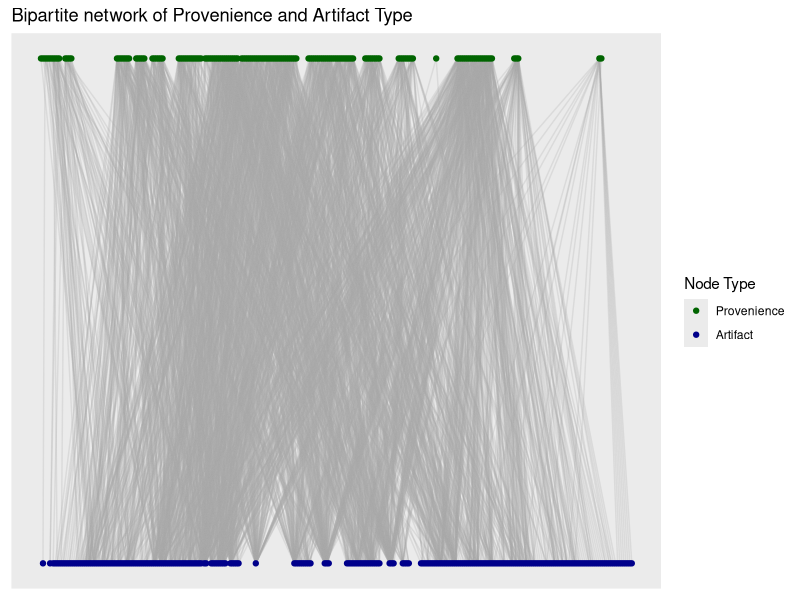
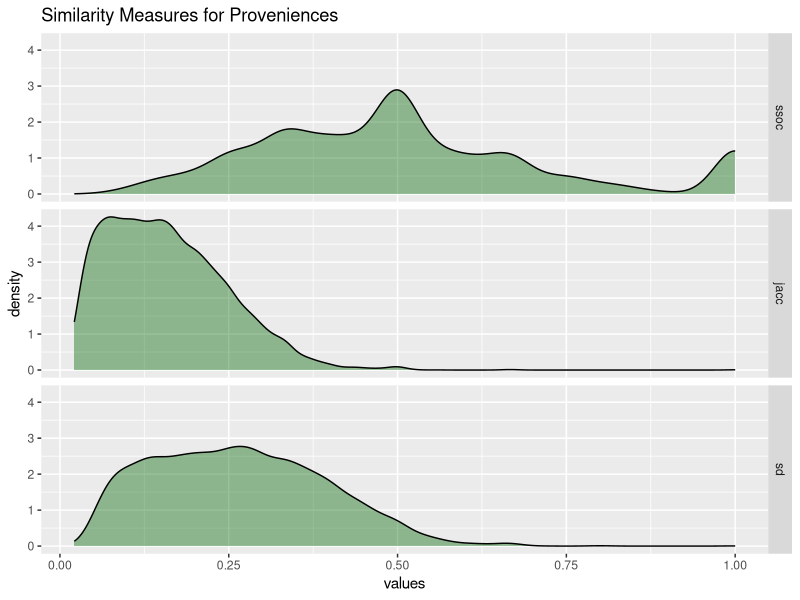
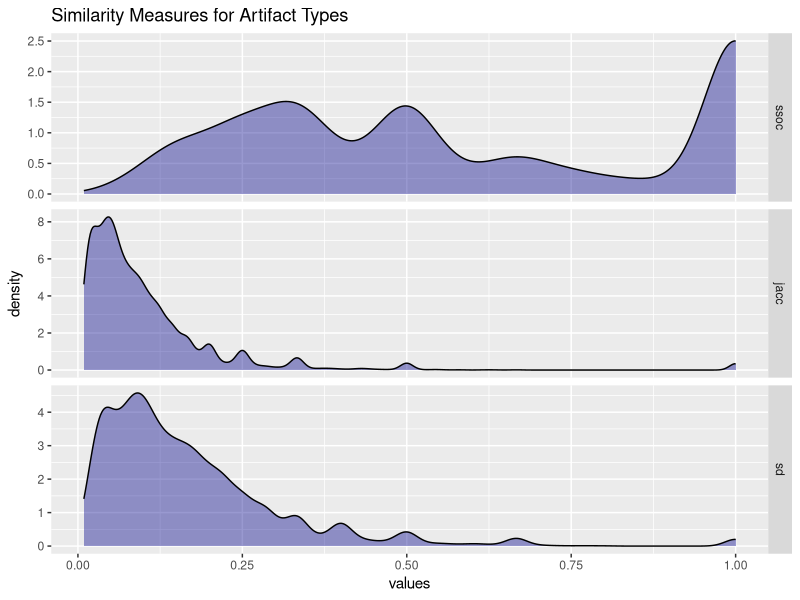
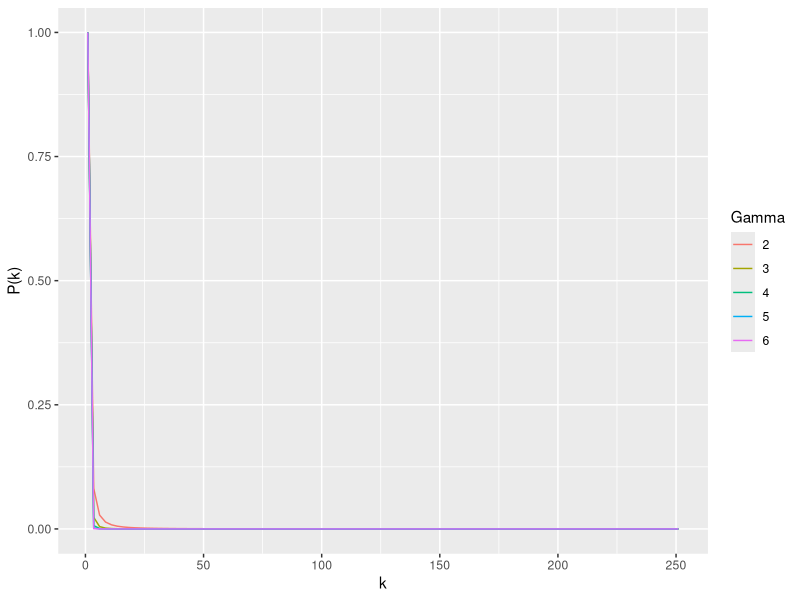
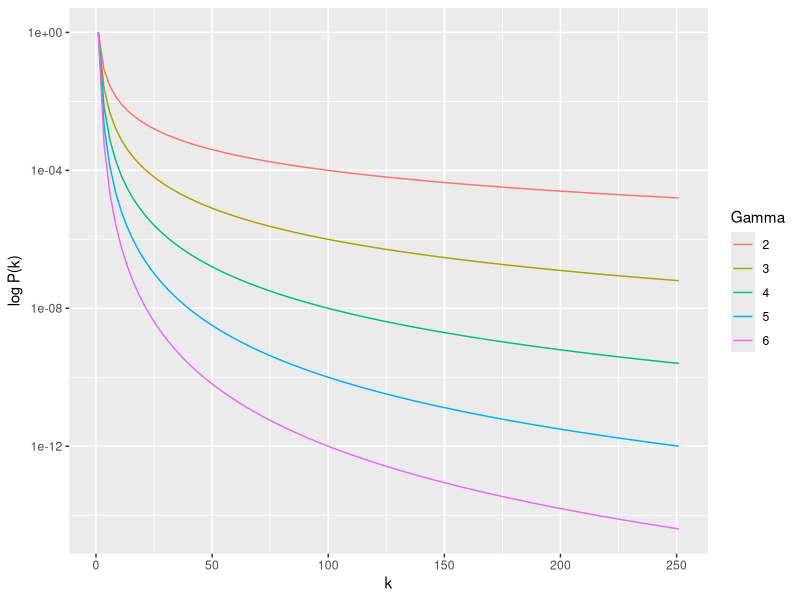
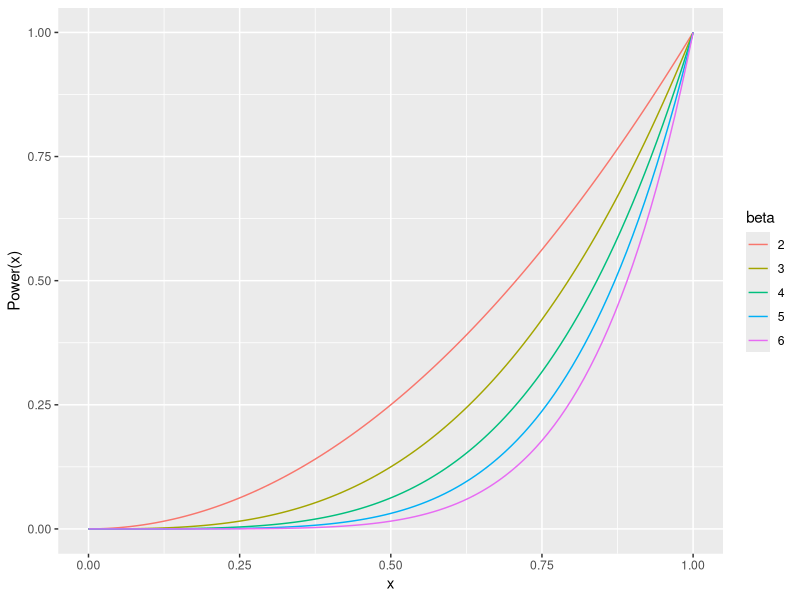

Here is the R script that generated these plots, in order:
## ---- chunk 1
#| label: code-bpg
#| echo: false
#| message: false

require(tidyverse)
require(igraph)
require(ggraph)

# Import data from file ---------------------------------------------------

dat_raw <- read_csv("./data/Catalog_SiteA.csv",
                col_select = c(LEVEL_ID, CODE))

# Artifact to exclude from analysis
exclude_artifacts <-
  as.vector(read.csv("./data/code_exclude.csv", header = T)$x)

# Remove Bakelite and plastic buttons from exclusion list
exclude_artifacts <-
  exclude_artifacts[!exclude_artifacts %in% c("BKLT", "PB")]

# Import list of artifact codes
artifact_codes <-
  read.csv("./data/code_list.csv",
           header = TRUE,
           stringsAsFactors = FALSE)

# Filter data set for excluded artifact types
dat <- dat_raw %>% filter(!(CODE %in% exclude_artifacts))

# Create un-weighted bipartite graph --------------------------------------

g_assemblages_bpg <-
  graph_from_data_frame(unique.data.frame(select(dat, LEVEL_ID, CODE)),
                        directed = FALSE)

V(g_assemblages_bpg)$type <-
  bipartite_mapping(g_assemblages_bpg)$type

## ---- chunk 2
#| label: fig-bipartite-graph
#| fig-cap: "Bipartite network of Provenience and Artifact Type."
#| fig-alt: "Bipartite graph plot of proveniences and artifact types."
#| echo: false
#| message: false
#| warning: false

g_assemblages_bpg_layout <-
  g_assemblages_bpg %>% layout_as_bipartite()

g_assemblages_bpg %>%
  ggraph(layout = g_assemblages_bpg_layout) +
  geom_edge_link(edge_color = "darkgray", edge_alpha = 0.25) +
  geom_node_point(aes(color = type)) +
  scale_color_manual(
    values = c("darkgreen", "darkblue"),
    name = "Node Type",
    breaks = c(FALSE, TRUE),
    labels = c("Provenience", "Artifact")
  ) +
  ggtitle("Bipartite network of Provenience and Artifact Type")


## ---- chunk 3
#| label: code-reestablish-environment
#| echo: false
#| message: false
#| warning: false

# Create incidence matrix from bipartite graph -----------------------------

g_assemblages_bpg_inc <- as_incidence_matrix(g_assemblages_bpg)

# Project one-mode graphs, Szymkiewicz-Simpson -----------------------------

overlap_coef_bin <- function(x) {
  # Calculate the pairwise sums of non-zero matrix elements to find the number
  # of intersecting elements between each input column
  bin_intersect_mat <- t(x) %*% x
  
  # Calculate the input column sums to find the individual size of each set
  col_sum <- apply(x, 2, function(xx)
    sum(xx != 0))
  
  # Find the smaller of each pair of sets by taking the matrix outer minimum
  min_set_size_mat <- outer(col_sum, col_sum, FUN = pmin)
  
  # Szymkiewicz-Simpson overlap coefficient is the pairwise intersection of two
  # sets divided by the size of the smaller set
  res <- bin_intersect_mat / min_set_size_mat
  
  # Set diagonal to identity
  diag(res) <- 1L
  
  # Assign input column names to rows and columns of return matrix
  dimnames(res) <- list(colnames(x), colnames(x))
  
  return(res)
}


## Project provenience -----------------------------------------------------

prov_sim_ssoc <- overlap_coef_bin(t(g_assemblages_bpg_inc))

prov_ssoc_vals <-
  prov_sim_ssoc[lower.tri(prov_sim_ssoc, diag = FALSE)]

## Project artifact types --------------------------------------------------

artifact_sim_ssoc <- overlap_coef_bin(g_assemblages_bpg_inc)

artifact_ssoc_vals <-
  artifact_sim_ssoc[lower.tri(artifact_sim_ssoc, diag = FALSE)]

# Project one-mode graphs, Sorenson-Dice -----------------------------------

soren_dice_sim_bin <- function(x) {
  # Calculate the pairwise sums of non-zero matrix elements to find the number
  # of intersecting elements between each input column
  bin_intersect_mat <- t(x) %*% x
  
  # Calculate the input column sums, to find the individual size of each set
  col_sum <- apply(x, 2, function(xx)
    sum(xx != 0))
  
  # Calculate the matrix outer sums for pairwise sum of set sizes
  set_size_sum_mat <- outer(col_sum, col_sum, FUN = "+")
  
  # Sorenson-Dice index is twice the size of the intersection divided by the
  # sum of the size for each set
  res <- (2 * bin_intersect_mat) / set_size_sum_mat
  
  # Set diagonal to identity
  diag(res) <- 1L
  
  # Assign input column names to rows and columns of return matrix
  dimnames(res) <- list(colnames(x), colnames(x))
  return(res)
  
}

## Project provenience -----------------------------------------------------

prov_sim_sd <- soren_dice_sim_bin(t(g_assemblages_bpg_inc))

prov_sd_vals <-
  prov_sim_sd[lower.tri(prov_sim_sd, diag = FALSE)]

## Project artifact types --------------------------------------------------

artifact_sim_sd <- soren_dice_sim_bin(g_assemblages_bpg_inc)

artifact_sd_vals <-
  artifact_sim_sd[lower.tri(artifact_sim_sd, diag = FALSE)]

# Project one-mode graphs, Jaccard ----------------------------------------

jaccard_sim_bin <- function(x) {
  # Calculate the pairwise sums of non-zero matrix elements to find the number
  # of intersecting elements between each input column
  bin_intersect_mat <- t(x) %*% x
  
  # Calculate the input column sums to find the individual size of each set
  x_col_sum <- apply(x, 2, function(xx)
    sum(xx != 0))
  
  # Calculate the matrix outer sums for pairwise sum of set sizes
  set_size_sum_mat <- outer(x_col_sum, x_col_sum, FUN = "+")
  
  # Jaccard index is intersection of set sizes over the size of the union of
  # sets
  res <- bin_intersect_mat / (set_size_sum_mat - bin_intersect_mat)
  
  # Set diagonal to identity
  diag(res) <- 1L
  
  # Assign input column names to rows and columns of return matrix
  dimnames(res) <- list(colnames(x), colnames(x))
  
  return(res)
}

## Project provenience -----------------------------------------------------

prov_sim_jacc <- jaccard_sim_bin(t(g_assemblages_bpg_inc))

prov_jacc_vals <-
  prov_sim_jacc[lower.tri(prov_sim_jacc, diag = FALSE)]

## Project artifact types --------------------------------------------------

artifact_sim_jacc <- jaccard_sim_bin(g_assemblages_bpg_inc)

artifact_jacc_vals <-
  artifact_sim_jacc[lower.tri(artifact_sim_jacc, diag = FALSE)]

# Comparing similarity measures -------------------------------------------

prov_sims <-
  data.frame(ssoc = prov_ssoc_vals,
             jacc = prov_jacc_vals,
             sd = prov_sd_vals)

artifact_sims <-
  data.frame(ssoc = artifact_ssoc_vals,
             jacc = artifact_jacc_vals,
             sd = artifact_sd_vals)

## ---- chunk 4
#| label: fig-sim-prov
#| fig-cap: "Similarity measures for proveniences."
#| fig-alt: "Similarity measures for proveniences."
#| echo: false
#| message: false
#| warning: false

# Plot densities by similarity measure
prov_sims %>% stack() %>% filter(values > 0) %>% 
  ggplot(aes(x = values)) +
  geom_density(fill = "darkgreen",
               alpha = 0.4) +
  facet_grid(ind ~ ., scales = "fixed") +
  ggtitle("Similarity Measures for Proveniences")

## ---- chunk 5
#| label: fig-sim-artifact
#| fig-cap: "Similarity measures for artifact types."
#| fig-alt: "Similarity measures for artifact types."
#| echo: false
#| message: false
#| warning: false

# Plot densities by similarity measure
artifact_sims %>% stack() %>% filter(values > 0) %>% 
  ggplot(aes(x = values)) +
  geom_density(fill = "darkblue",
               alpha = 0.4) +
  facet_grid(ind ~ ., scales = "free") +
  ggtitle("Similarity Measures for Artifact Types")

## ---- chunk 6
#| label: fig-power-law
#| fig-cap: "Power-law distribution for different values of gamma."
#| fig-alt: "Power-law distribution for different values of gamma."
#| echo: false
#| message: false
#| warning: false

powerlaw_pdf <- function(x, gamma = 1) {
  density <- x ^ (-gamma)
  return(density)
}

ggplot(data.frame(x = c(1, 251)), aes(x = x)) +
  stat_function(fun = powerlaw_pdf, args = list(gamma = 2), aes(color = "2")) +
  stat_function(fun = powerlaw_pdf, args = list(gamma = 3), aes(color = "3")) +
  stat_function(fun = powerlaw_pdf, args = list(gamma = 4), aes(color = "4")) +
  stat_function(fun = powerlaw_pdf, args = list(gamma = 5), aes(color = "5")) +
  stat_function(fun = powerlaw_pdf, args = list(gamma = 6), aes(color = "6")) +
  labs(color = "Gamma") +
  ylab("P(k)") + xlab("k")

## ---- chunk 7
#| label: fig-power-law-log
#| fig-cap: "Log-scale power-law distribution for different values of gamma."
#| fig-alt: "Log-scale power-law distribution for different values of gamma."
#| echo: false
#| message: false
#| warning: false

ggplot(data.frame(x = c(1, 251)), aes(x = x)) +
  stat_function(fun = powerlaw_pdf, args = list(gamma = 2), aes(color = "2")) +
  stat_function(fun = powerlaw_pdf, args = list(gamma = 3), aes(color = "3")) +
  stat_function(fun = powerlaw_pdf, args = list(gamma = 4), aes(color = "4")) +
  stat_function(fun = powerlaw_pdf, args = list(gamma = 5), aes(color = "5")) +
  stat_function(fun = powerlaw_pdf, args = list(gamma = 6), aes(color = "6")) +
  scale_y_continuous(trans = "log10") +
  labs(color = "Gamma") +
  ylab("log P(k)") + xlab("k")

## ---- chunk 8

hard_threshold_adjacency <- function(sim_mat, tau) {
  return(ifelse(sim_mat < tau, 0, 1))
}

## ---- chunk 9

power_adj <- function(x, beta) {
  abs(x) ^ beta
}

## ---- chunk 10
#| label: fig-power-adjacency
#| fig-cap: "Power adjacency distribution for different values of beta."
#| fig-alt: "Power adjacency distribution for different values of beta."
#| echo: false
#| message: false
#| warning: false

ggplot(data.frame(x = seq(0, 1, length.out = 1000)), aes(x = x)) +
  stat_function(fun = power_adj, args = list(beta = 2), aes(color = "2")) +
  stat_function(fun = power_adj, args = list(beta = 3), aes(color = "3")) +
  stat_function(fun = power_adj, args = list(beta = 4), aes(color = "4")) +
  stat_function(fun = power_adj, args = list(beta = 5), aes(color = "5")) +
  stat_function(fun = power_adj, args = list(beta = 6), aes(color = "6")) +
  labs(color = "beta") +
  ylab("Power(x)") + xlab("x")
